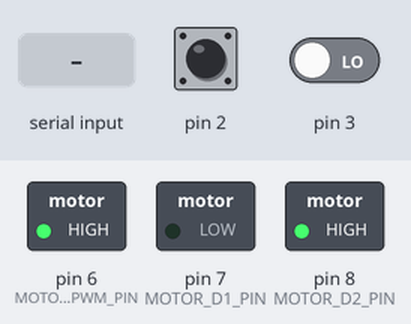
The sketch below on a simulated Arduino Uno, built with avr-gcc and run on an emulated ATmega328P. Shown: switched loads named in the sketch (green lamp = pin HIGH). The test bench sets the inputs (shaded band); at power-on: pin 2 HIGH, pin 3 LOW.

Above: at 1.2 s.
1.3 s: "90,45\n" received over Serial
At 3.5 s:
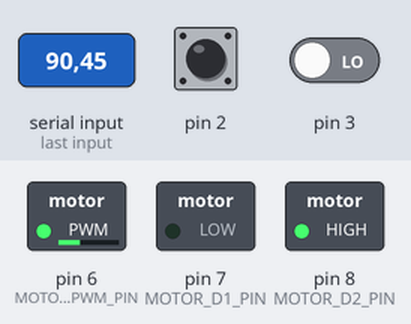
3.8 s: "200\n" received over Serial
At 5.6 s:
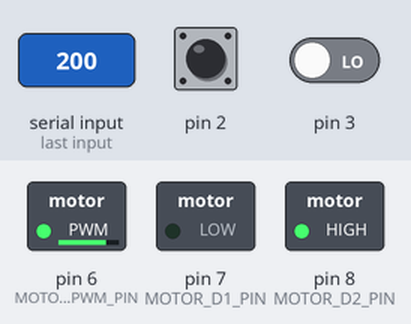
6.3 s: "90\n" received over Serial
At 8.6 s:
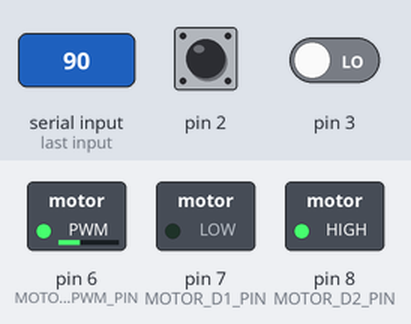
Timing chart, 0 to 10.1 s (numbered marks = the images above; inputs shaded):
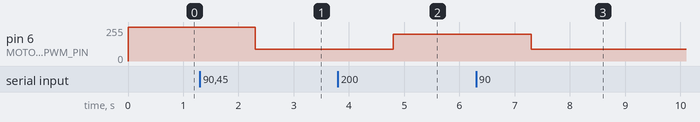

The sketch:

assignment_wk11_lecture.ino
```cpp
//send 100 >> motor move forward with value 100 in analogWrite( , );


#define MOTOR_D1_PIN 7
#define MOTOR_D2_PIN 8
#define MOTOR_PWM_PIN 6

int count = 0, detector=6;

void speedMotor(int sped)
{
  if(sped>=0)    // CW
  {
    digitalWrite(MOTOR_D1_PIN,LOW);
    digitalWrite(MOTOR_D2_PIN,HIGH);
    analogWrite(MOTOR_PWM_PIN,sped);
  }
  else if(sped<0) // CCW
  {
    digitalWrite(MOTOR_D1_PIN,HIGH);
    digitalWrite(MOTOR_D2_PIN,LOW);
    analogWrite(MOTOR_PWM_PIN,sped/-1);
  }
}

void CW()
{
  if(detector == 6)
  {
    count++;
  }
}
void CCW()
{
  if(detector == 4)
  {
    count--;
  }
}

void setup()
{
  pinMode(MOTOR_D1_PIN,OUTPUT);
  pinMode(MOTOR_D2_PIN,OUTPUT);
  pinMode(MOTOR_PWM_PIN,OUTPUT);

  pinMode(2, INPUT_PULLUP);
  Serial.begin(9600);
  attachInterrupt(digitalPinToInterrupt(2),CW, RISING);
  attachInterrupt(digitalPinToInterrupt(3),CCW, RISING);

  digitalWrite(MOTOR_D1_PIN,LOW);
  digitalWrite(MOTOR_D2_PIN,HIGH);
  analogWrite(MOTOR_PWM_PIN,255);
}

void loop()
{
  if(Serial.available()){
    String speedo = Serial.readString();
    int sped = speedo.toInt();
    if(sped>=0){
      detector = 6;
    }
    else{
      detector = 4;
    }
    speedMotor(sped);
  }
}
```

Measured:
- after the input at 1.3 s, pin 6 (MOTOR_PWM_PIN): 255/255 → 90/255 after 1.0 s
- after the input at 3.8 s, pin 6 (MOTOR_PWM_PIN): 90/255 → 200/255 after 1.0 s
- after the input at 6.3 s, pin 6 (MOTOR_PWM_PIN): 200/255 → 90/255 after 1.0 s
